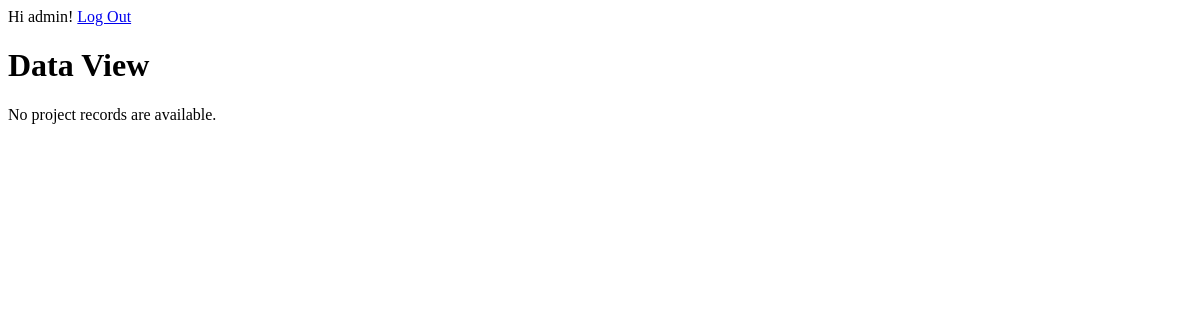
The app's page /dashboard/ (signed in), older data.
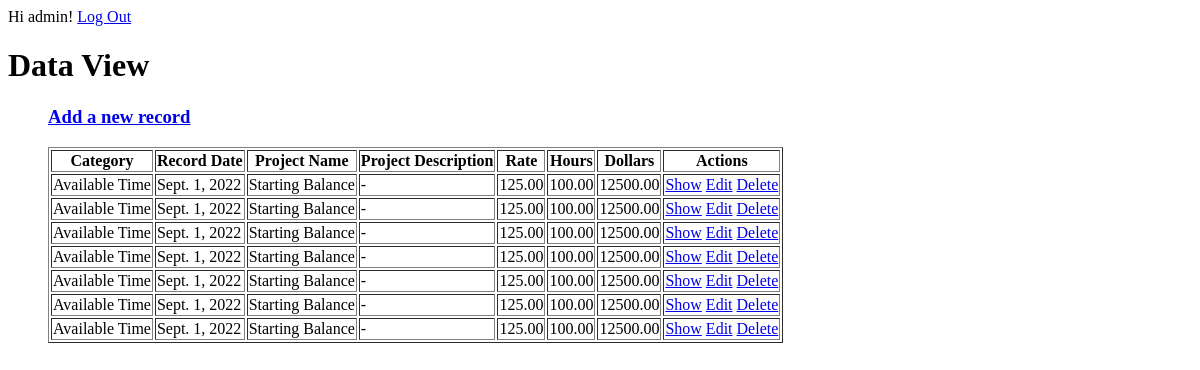
The same page, newer data.
### dashboard/models.py (models this page shows)
class ProjectData(models.Model):
    category = models.CharField(max_length=200)
    project_name = models.CharField(max_length=400)
    description = models.TextField()
    hours = models.DecimalField(max_digits=9, decimal_places=2)
    rate = models.DecimalField(max_digits=9, decimal_places=2)
    dollars = models.DecimalField(max_digits=9, decimal_places=2)
    record_date = models.DateField()

### dashboard/views.py (the view)
# urls.py: path('', views.hello, name='hello'),
@login_required(login_url='/person/login/')
def hello(request):
   project_data = ProjectData.objects.all().values()              ## This is a queryset
   template = loader.get_template('welcome.html')
   context = {
      'project_data': project_data
   }
   return render(request, 'welcome.html', context)       ## This seems to be an easier way to return a template.

### templates/welcome.html (shortened to what this page needs)
{% extends 'base.html' %}
{% block content %}
{% if user.is_authenticated %}
  Hi {{ user.username }}!
    <a href="{% url 'logout' %}">Log Out</a>
{% else %}
  <p>You are not logged in</p>
  <a href="{% url 'login' %}">Log In</a>
{% endif %}
    <h1>Data View</h1>
    {% if project_data %}
    <ul>
    <h3><a href="/dashboard/{{ project.id }}/">Add a new record</a></h3>
<table border = "1">
    <tr>
        <th>Category</th>
        <th>Record Date</th>
        <th>Project Name</th>
        <th>Project Description</th>
        <th>Rate</th>
        <th>Hours</th>
        <th>Dollars</th>
        <th>Actions</th>
    </tr>
    {% for project in project_data %}
    <tr>
        <td>{{ project.category }}</td>
        <td>{{ project.record_date }}</td>
        <td>{{ project.project_name }}</td>
        <td>{{ project.description }}</td>
        <td>{{ project.rate }}</td>
        <td>{{ project.hours }}</td>
        <td>{{ project.dollars }}</td>
        <td>
            <a href="/dashboard/{{ project.id }}/">Show</a>
            <a href="{% url 'row_update' project.id %}">Edit</a>
            <a href="/dashboard/{{ project.id }}/">Delete</a>
        </td>
    </tr>
    {% endfor %}
    </ul>
{% else %}
    <p>No project records are available.</p>
{% endif %}
{% endblock %}

### templates/base.html (shortened to what this page needs)
<!DOCTYPE html>
<html>
<head>
</head>
<body>
  <main>
    {% block content %}
    {% endblock %}
  </main>
</body>
</html>

Row changes from the older to the newer data that the page shows:
added ProjectData: category "Available Time", record_date "Sept. 1, 2022", project_name "Starting Balance", description "-", rate "125.00", hours "100.00", dollars "12500.00"
added ProjectData: category "Available Time", record_date "Sept. 1, 2022", project_name "Starting Balance", description "-", rate "125.00", hours "100.00", dollars "12500.00"
added ProjectData: category "Available Time", record_date "Sept. 1, 2022", project_name "Starting Balance", description "-", rate "125.00", hours "100.00", dollars "12500.00"
added ProjectData: category "Available Time", record_date "Sept. 1, 2022", project_name "Starting Balance", description "-", rate "125.00", hours "100.00", dollars "12500.00"
added ProjectData: category "Available Time", record_date "Sept. 1, 2022", project_name "Starting Balance", description "-", rate "125.00", hours "100.00", dollars "12500.00"
added ProjectData: category "Available Time", record_date "Sept. 1, 2022", project_name "Starting Balance", description "-", rate "125.00", hours "100.00", dollars "12500.00"
added ProjectData: category "Available Time", record_date "Sept. 1, 2022", project_name "Starting Balance", description "-", rate "125.00", hours "100.00", dollars "12500.00"
Text that changed along with them:
text no longer shown: "No project records are available."
text now shown: "Add a new record Category Record Date Project Name Project Description Rate Hours Dollars Actions"
